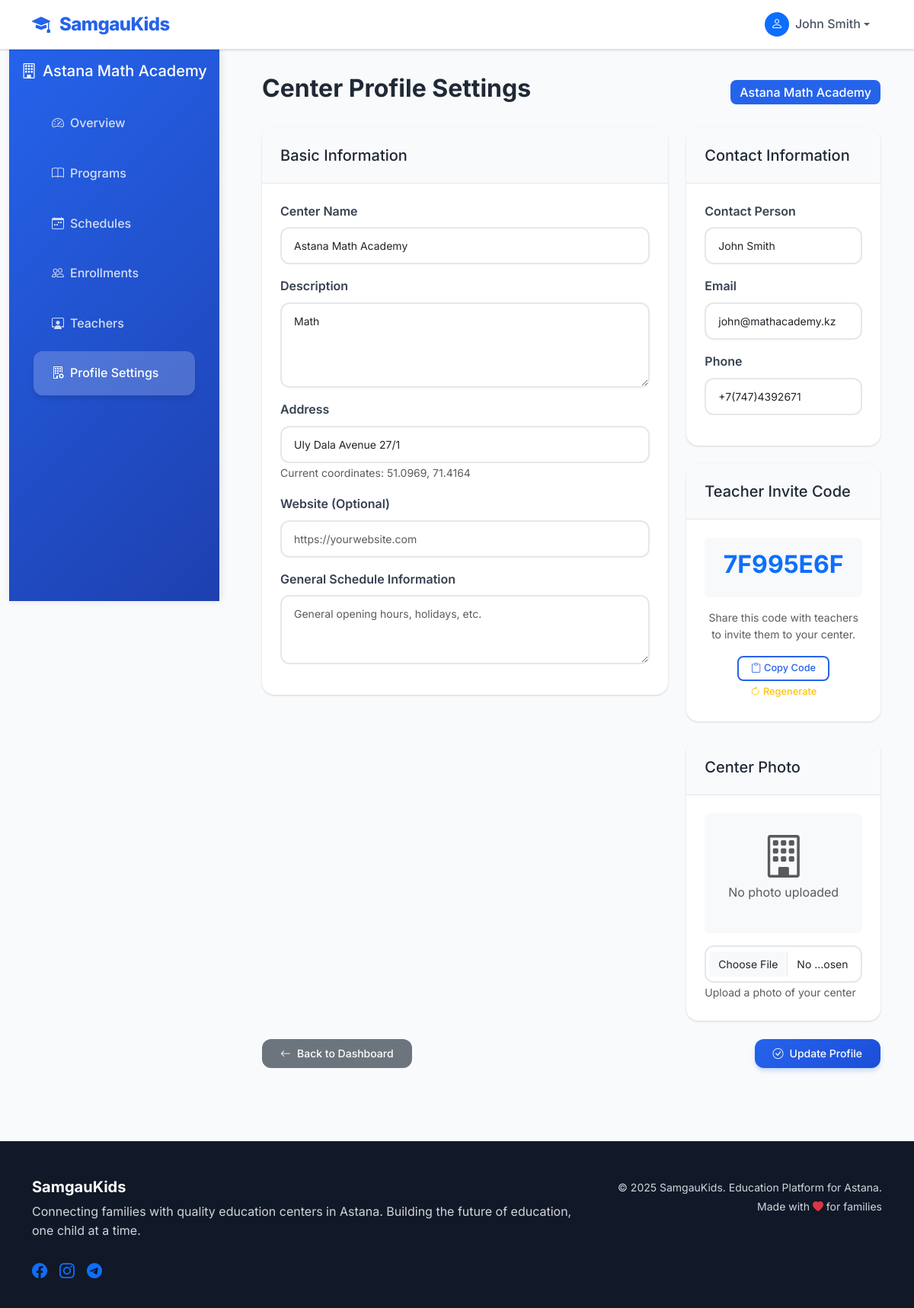
Page /center/profile (signed in) on the committed database.
### models.py (models this page shows, shortened)
class User(db.Model):
    id = db.Column(db.Integer, primary_key=True)
    email = db.Column(db.String(120), unique=True, nullable=False)
    password_hash = db.Column(db.String(255), nullable=False)
    name = db.Column(db.String(100), nullable=False)
    phone = db.Column(db.String(20))
    role = db.Column(db.String(20), nullable=False)  # 'parent', 'center', 'teacher'
    is_active = db.Column(db.Boolean, default=True)
    created_at = db.Column(db.DateTime, default=datetime.utcnow)
    updated_at = db.Column(db.DateTime, default=datetime.utcnow, onupdate=datetime.utcnow)

class Center(db.Model):
    id = db.Column(db.Integer, primary_key=True)
    user_id = db.Column(db.Integer, db.ForeignKey('user.id'), nullable=False)
    center_name = db.Column(db.String(150), nullable=False)
    description = db.Column(db.Text)
    address = db.Column(db.String(200), nullable=False)
    latitude = db.Column(db.Float)  # Will be populated via geocoding
    longitude = db.Column(db.Float)  # Will be populated via geocoding
    photo_url = db.Column(db.String(255))
    website = db.Column(db.String(255))
    schedule_info = db.Column(db.Text)  # General schedule information
    invite_code = db.Column(db.String(8), unique=True)  # For teacher invitations
    user = db.relationship('User', backref=db.backref('center_profile', uselist=False))

### app.py (the view, shortened to what this page needs)
@app.route('/center/profile', methods=['GET', 'POST'])
@login_required(role='center')
def center_profile():
    center = Center.query.filter_by(user_id=session['user_id']).first()
    return render_template('center/profile.html', center=center)

### templates/center/profile.html (shortened to what this page needs)
{% extends "base.html" %}
{% block content %}
<div class="container-fluid">
    <div class="row">
        <div class="col-md-3">
            <div class="sidebar">
                <div class="p-3">
                    <h5 class="text-white mb-4">
                        <i class="bi bi-building me-2"></i>{{ center.center_name if center else "Center Management" }}
                    </h5>
                    <nav class="nav flex-column">
                        <a class="nav-link" href="{{ url_for('center_dashboard') }}">
                            <i class="bi bi-speedometer2 me-2"></i>Overview
                        </a>
                        <a class="nav-link" href="{{ url_for('center_programs') }}">
                            <i class="bi bi-book me-2"></i>Programs
                        </a>
                        <a class="nav-link" href="{{ url_for('center_schedules') }}">
                            <i class="bi bi-calendar-week me-2"></i>Schedules
                        </a>
                        <a class="nav-link" href="{{ url_for('center_enrollments') }}">
                            <i class="bi bi-people me-2"></i>Enrollments
                        </a>
                        <a class="nav-link" href="{{ url_for('center_teachers') }}">
                            <i class="bi bi-person-workspace me-2"></i>Teachers
                        </a>
                        <a class="nav-link active" href="{{ url_for('center_profile') }}">
                            <i class="bi bi-building-gear me-2"></i>Profile Settings
                        </a>
                    </nav>
                </div>
            </div>
        </div>
        <div class="col-md-9">
            <div class="content-wrapper">
                <div class="d-flex justify-content-between align-items-center mb-4">
                    <h2 class="fw-bold">Center Profile Settings</h2>
                    <span class="badge bg-primary fs-6">{{ center.center_name }}</span>
                </div>
                {% if center %}
                <form method="POST" enctype="multipart/form-data">
                    <div class="row g-4">
                        <div class="col-md-8">
                            <div class="card">
                                <div class="card-header">
                                    <h5 class="mb-0">Basic Information</h5>
                                </div>
                                <div class="card-body">
                                    <div class="mb-3">
                                        <label for="center_name" class="form-label">Center Name</label>
                                        <input type="text" class="form-control" id="center_name" name="center_name"
                                               value="{{ center.center_name }}" required>
                                    </div>
                                    <div class="mb-3">
                                        <label for="description" class="form-label">Description</label>
                                        <textarea class="form-control" id="description" name="description" rows="4">{{ center.description or '' }}</textarea>
                                    </div>
                                    <div class="mb-3">
                                        <label for="address" class="form-label">Address</label>
                                        <input type="text" class="form-control" id="address" name="address"
                                               value="{{ center.address }}" required>
                                        {% if center.latitude and center.longitude %}
                                        <small class="text-muted">
                                            Current coordinates: {{ center.latitude|round(4) }}, {{ center.longitude|round(4) }}
                                        </small>
                                        {% endif %}
                                    </div>
                                    <div class="mb-3">
                                        <label for="website" class="form-label">Website (Optional)</label>
                                        <input type="url" class="form-control" id="website" name="website"
                                               value="{{ center.website or '' }}" placeholder="https://yourwebsite.com">
                                    </div>
                                    <div class="mb-3">
                                        <label for="schedule_info" class="form-label">General Schedule Information</label>
                                        <textarea class="form-control" id="schedule_info" name="schedule_info" rows="3"
                                                  placeholder="General opening hours, holidays, etc.">{{ center.schedule_info or '' }}</textarea>
                                    </div>
                                </div>
                            </div>
                        </div>
                        <div class="col-md-4">
                            <div class="card mb-4">
                                <div class="card-header">
                                    <h5 class="mb-0">Contact Information</h5>
                                </div>
                                <div class="card-body">
                                    <div class="mb-3">
                                        <label for="name" class="form-label">Contact Person</label>
                                        <input type="text" class="form-control" id="name" name="name"
                                               value="{{ center.user.name }}" required>
                                    </div>
                                    <div class="mb-3">
                                        <label for="email" class="form-label">Email</label>
                                        <input type="email" class="form-control" id="email" name="email"
                                               value="{{ center.user.email }}" required>
                                    </div>
                                    <div class="mb-3">
                                        <label for="phone" class="form-label">Phone</label>
                                        <input type="tel" class="form-control" id="phone" name="phone"
                                               value="{{ center.user.phone or '' }}">
                                    </div>
                                </div>
                            </div>
                            <div class="card mb-4">
                                <div class="card-header">
                                    <h5 class="mb-0">Teacher Invite Code</h5>
                                </div>
                                <div class="card-body text-center">
                                    <div class="bg-light p-3 rounded mb-3">
                                        <h2 class="text-primary fw-bold">{{ center.invite_code }}</h2>
                                    </div>
                                    <p class="text-muted small">Share this code with teachers to invite them to your center.</p>
                                    <button type="button" class="btn btn-outline-primary btn-sm" onclick="copyInviteCode()">
                                        <i class="bi bi-clipboard me-1"></i>Copy Code
                                    </button>
                                    <button type="button" class="btn btn-outline-warning btn-sm" onclick="regenerateCode()">
                                        <i class="bi bi-arrow-clockwise me-1"></i>Regenerate
                                    </button>
                                </div>
                            </div>
                            <div class="card">
                                <div class="card-header">
                                    <h5 class="mb-0">Center Photo</h5>
                                </div>
                                <div class="card-body">
                                    {% if center.photo_url %}
                                    <img src="{{ center.photo_url }}" class="img-fluid rounded mb-3" alt="Center Photo">
                                    {% else %}
                                    <div class="bg-light p-4 text-center rounded mb-3">
                                        <i class="bi bi-building display-4 text-muted"></i>
                                        <p class="text-muted">No photo uploaded</p>
                                    </div>
                                    {% endif %}
                                    <input type="file" class="form-control" name="photo" accept="image/*">
                                    <small class="text-muted">Upload a photo of your center</small>
                                </div>
                            </div>
                        </div>
                    </div>
                    <div class="row mt-4">
                        <div class="col-12">
                            <div class="d-flex justify-content-between">
                                <a href="{{ url_for('center_dashboard') }}" class="btn btn-secondary">
                                    <i class="bi bi-arrow-left me-2"></i>Back to Dashboard
                                </a>
                                <button type="submit" class="btn btn-primary">
                                    <i class="bi bi-check-circle me-2"></i>Update Profile
                                </button>
                            </div>
                        </div>
                    </div>
                </form>
                {% endif %}
            </div>
        </div>
    </div>
</div>
{% endblock %}

### templates/base.html (shortened to what this page needs)
<!DOCTYPE html>
<html lang="en">
<head>
    <link href="https://cdn.jsdelivr.net/npm/bootstrap@5.3.0/dist/css/bootstrap.min.css" rel="stylesheet">
    <link rel="stylesheet" href="https://cdn.jsdelivr.net/npm/bootstrap-icons@1.10.0/font/bootstrap-icons.css">
</head>
<body>
    <nav class="navbar navbar-expand-lg">
        <div class="container">
            <a class="navbar-brand" href="{{ url_for('index') }}">
                <i class="bi bi-mortarboard-fill me-2"></i>
                SamgauKids
            </a>
            <div class="collapse navbar-collapse" id="navbarNav">
                <ul class="navbar-nav ms-auto">
                    {% if session.user_id %}
                        <li class="nav-item dropdown">
                            <a class="nav-link dropdown-toggle d-flex align-items-center" href="#" id="navbarDropdown" role="button" data-bs-toggle="dropdown">
                                <div class="bg-primary rounded-circle d-flex align-items-center justify-content-center me-2"
                                     style="width: 32px; height: 32px;">
                                    <i class="bi bi-person text-white"></i>
                                </div>
                                {{ session.user_name }}
                            </a>
                        </li>
                    {% endif %}
                </ul>
            </div>
        </div>
    </nav>
    <main>
        {% block content %}{% endblock %}
    </main>
    <footer class="footer">
        <div class="container">
            <div class="row">
                <div class="col-md-8">
                    <h5 class="fw-bold text-white">SamgauKids</h5>
                    <p class="text-gray-400 mb-4">
                        Connecting families with quality education centers in Astana.
                        Building the future of education, one child at a time.
                    </p>
                    <div class="d-flex gap-3">
                        <a href="#" class="text-gray-400 hover-text-white">
                            <i class="bi bi-facebook fs-5"></i>
                        </a>
                        <a href="#" class="text-gray-400 hover-text-white">
                            <i class="bi bi-instagram fs-5"></i>
                        </a>
                        <a href="#" class="text-gray-400 hover-text-white">
                            <i class="bi bi-telegram fs-5"></i>
                        </a>
                    </div>
                </div>
                <div class="col-md-4 text-md-end">
                    <small class="text-gray-400">
                        &copy; 2025 SamgauKids. Education Platform for Astana.
                        <br>Made with <i class="bi bi-heart-fill text-danger"></i> for families
                    </small>
                </div>
            </div>
        </div>
    </footer>
</body>
</html>

### rows in the picture
User: user_name "John Smith", name "John Smith", email "john@mathacademy.kz", phone "+7(747)4392671"
Center: center_name "Astana Math Academy", description "Math", address "Uly Dala Avenue 27/1", latitude "51.0969", longitude "71.4164", invite_code "7F995E6F"
